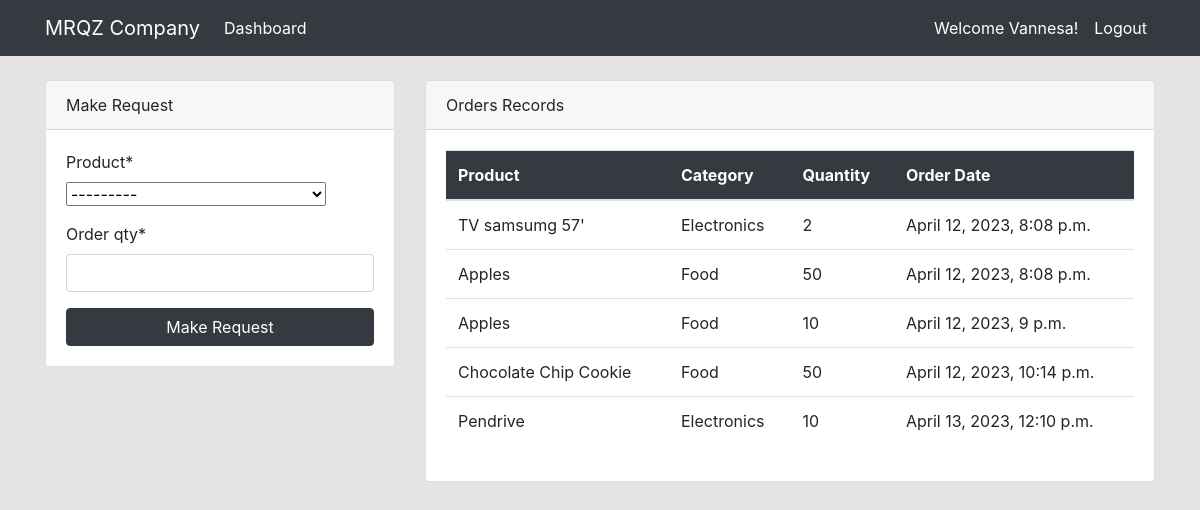
The app's page /dashboard/ (signed in) with its own data.
### dashboard/models.py (models this page shows, shortened)
class Order(models.Model):
    product = models.ForeignKey(Product, on_delete=models.CASCADE, null=True)
    staff = models.ForeignKey(User, models.CASCADE, null=True)
    order_qty = models.PositiveIntegerField(null=True)
    order_date = models.DateTimeField(auto_now_add=True)
    class Meta:
        verbose_name_plural = 'Order'

class Product(models.Model):
    name = models.CharField(max_length=100, null=True)
    category = models.CharField(max_length=20, choices=CATEGORY, null=True)
    quantity = models.PositiveIntegerField(null=True)
    def __str__(self):
        return f'{self.name} - {self.quantity}'
    class Meta:
        verbose_name_plural = 'Product'

### dashboard/views.py (the view)
# urls.py: path('dashboard/', views.index, name='dashboard-index'),
@login_required
def index(request):
    orders = Order.objects.all()
    products = Product.objects.all()
    orders_count = orders.count()
    product_count = products.count()
    workers_count = User.objects.all().count()
    if request.method == 'POST':
        form = OrderForm(request.POST)
        if form.is_valid():
            instance = form.save(commit=False)
            instance.staff = request.user
            instance.save()
            return redirect('dashboard-index')
    else:
        form = OrderForm
    context = {
        'orders': orders,
        'form': form,
        'products': products,
        'orders_count': orders_count,
        'product_count': product_count,
        'workers_count': workers_count,
    }
    return render(request, 'dashboard/index.html', context)

### templates/dashboard/index.html (shortened to what this page needs)
{% extends 'partials/base.html' %}
{% block content %}
{% if user.is_authenticated and user.is_staff and user.is_superuser %}
{% include 'partials/topnav.html' %}
<div class="container">
    <div class="row my-5">
        <div class="col-md-6">
            <div class="bg-white">
                <canvas id="myChart1" width="400" height="300"></canvas>
                <script>
                    var ctx = document.getElementById('myChart1').getContext('2d');
                    var myChart1 = new Chart(ctx, {
                        type: 'pie',
                        data: {
                            labels: [{% for order in orders%}'{{ order.product.name }}', {% endfor %}],
                            datasets: [{
                                label: 'Products',
                                data: [{% for order in orders %} {{order.order_qty}}, {% endfor %}],
                                backgroundColor: [
                                    'rgba(255, 99, 132, 1)',
                                    'rgba(54, 162, 235, 1)',
                                    'rgba(255, 206, 86, 1)',
                                    'rgba(75, 192, 192, 1)',
                                    'rgba(153, 102, 255, 1)',
                                    'rgba(255, 159, 64, 1)',
                                    'rgba(211, 99, 132, 1)',
                                    'rgba(234, 162, 235, 1)',
                                    'rgba(40, 206, 98, 1)',
                                    'rgba(34, 192, 192, 1)',
                                    'rgba(223, 102, 255, 1)',
                                    'rgba(156, 159, 64, 1)',
                                ],
                                borderColor: [
                                    'rgba(255, 99, 132, 1)',
                                    'rgba(54, 162, 235, 1)',
                                    'rgba(255, 206, 86, 1)',
                                    'rgba(75, 192, 192, 1)',
                                    'rgba(153, 102, 255, 1)',
                                    'rgba(255, 159, 64, 1)',
                                    'rgba(211, 99, 132, 1)',
                                    'rgba(234, 162, 235, 1)',
                                    'rgba(40, 206, 98, 1)',
                                    'rgba(34, 192, 192, 1)',
                                    'rgba(223, 102, 255, 1)',
                                    'rgba(156, 159, 64, 1)',
                                ],
                                borderWidth: 1
                            }]
                        },
                        options: {
                            scales: {
                                yAxes: [{
                                    ticks: {
                                        beginAtZero: true
                                    }
                                }]
                            }
                        }
                    });
                </script>
            </div>
        </div>
        <div class="col-md-6">
            <div class="bg-white">
                <canvas id="myChart" width="400" height="300"></canvas>
                <script>
                    var ctx = document.getElementById('myChart').getContext('2d');
                    var myChart = new Chart(ctx, {
                        type: 'bar',
                        data: {
                            labels: [{% for product in products %} '{{ product.name}}', {% endfor %}],
                            datasets: [{
                                label: 'Products',
                                data: [{% for product in products %} {{ product.quantity}}, {% endfor %}],
                                backgroundColor: [
                                    'rgba(255, 99, 132, 1)',
                                    'rgba(54, 162, 235, 1)',
                                    'rgba(255, 206, 86, 1)',
                                    'rgba(75, 192, 192, 1)',
                                    'rgba(153, 102, 255, 1)',
                                    'rgba(255, 159, 64, 1)',
                                    'rgba(211, 99, 132, 1)',
                                    'rgba(234, 162, 235, 1)',
                                    'rgba(40, 206, 98, 1)',
                                    'rgba(34, 192, 192, 1)',
                                    'rgba(223, 102, 255, 1)',
                                    'rgba(156, 159, 64, 1)',
                                ],
                                borderColor: [
                                    'rgba(255, 99, 132, 1)',
                                    'rgba(54, 162, 235, 1)',
                                    'rgba(255, 206, 86, 1)',
                                    'rgba(75, 192, 192, 1)',
                                    'rgba(153, 102, 255, 1)',
                                    'rgba(255, 159, 64, 1)',
                                    'rgba(211, 99, 132, 1)',
                                    'rgba(234, 162, 235, 1)',
                                    'rgba(40, 206, 98, 1)',
                                    'rgba(34, 192, 192, 1)',
                                    'rgba(223, 102, 255, 1)',
                                    'rgba(156, 159, 64, 1)',
                                ],
                                borderWidth: 1
                            }]
                        },
                        options: {
                            scales: {
                                yAxes: [{
                                    ticks: {
                                        beginAtZero: true
                                    }
                                }]
                            }
                        }
                    });
                </script>
            </div>
        </div>
    </div>
</div>
{% else %}
{% include 'dashboard/staff_index.html' %}
{% endif %}
{% endblock %}

### templates/partials/nav.html (shortened to what this page needs)
 <nav class="navbar navbar-expand-lg  bg-dark navbar-info bg-info">
    {% if user.is_authenticated %}
    <div class="container">
        <a class="navbar-brand text-white" href="{% url 'dashboard-index' %}">MRQZ Company</a>
        <div class="collapse navbar-collapse" id="navbarSupportedContent">
            <ul class="navbar-nav mr-auto">
                <li class="nav-item active">
                    <a class="nav-link text-white" href="{% url 'dashboard-index' %}">Dashboard </a>
                </li>
            </ul>
            <ul class="navbar-nav ml-auto">
                <li class="nav-item active">
                    <a class="nav-link text-white" href="{% url 'user-profile' %}">Welcome {{user.username}}!</a>
                </li>
                <li class="nav-item">
                    <a class="nav-link text-white" href="{% url 'user-logout' %}">Logout</a>
                </li>
            </ul>
            {% endif %}
        </div>
    </div>
</nav>

### templates/dashboard/staff_index.html (shortened to what this page needs)
{% load crispy_forms_tags %}
<div class="container">
    <div>
        <div class="row mt-4">
            <div class="col-md-4">
                <div class="card">
                    <div class="card-header">
                        Make Request
                    </div>
                    <div class="card-body">
                        <form method="POST">
                            {{ form | crispy }}
                            <input class="btn btn-dark btn-block" type="submit" value="Make Request">
                        </form>
                    </div>
                </div>
            </div>
            <div class="col-md-8">
                <div class="card">
                    <div class="card-header">
                        Orders Records
                    </div>
                    <div class="card-body">
                        <table class="table bg-white">
                            <thead class="bg-dark text-white">
                                <tr>
                                    <th scope="col">Product</th>
                                    <th scope="col">Category</th>
                                    <th scope="col">Quantity</th>
                                    <th scope="col">Order Date</th>
                                </tr>
                            </thead>
                            <tbody>
                                {% for order in orders %}
                                {% if order.staff == user %}
                                <tr>
                                    <td>{{order.product.name}}</td>
                                    <td>{{order.product.category}}</td>
                                    <td>{{order.order_qty}}</td>
                                    <td>{{order.order_date}}</td>
                                </tr>
                                {% endif %}
                                {% endfor %}
                            </tbody>
                        </table>
                    </div>
                </div>
            </div>
        </div>
    </div>
</div>

### static/style.css (style rules this page uses)
body { background: rgb(230, 227, 227); }

### records on screen
Order: product.name "TV samsumg 57'", product.category "Electronics", order_qty "2", order_date "April 12, 2023, 8:08 p.m."
Order: product.name "Apples", product.category "Food", order_qty "50", order_date "April 12, 2023, 8:08 p.m."
Order: product.name "Apples", product.category "Food", order_qty "10", order_date "April 12, 2023, 9 p.m."
Order: product.name "Chocolate Chip Cookie", product.category "Food", order_qty "50", order_date "April 12, 2023, 10:14 p.m."
Order: product.name "Pendrive", product.category "Electronics", order_qty "10", order_date "April 13, 2023, 12:10 p.m."

### other values on screen
{{ user.username }} "Vannesa"
